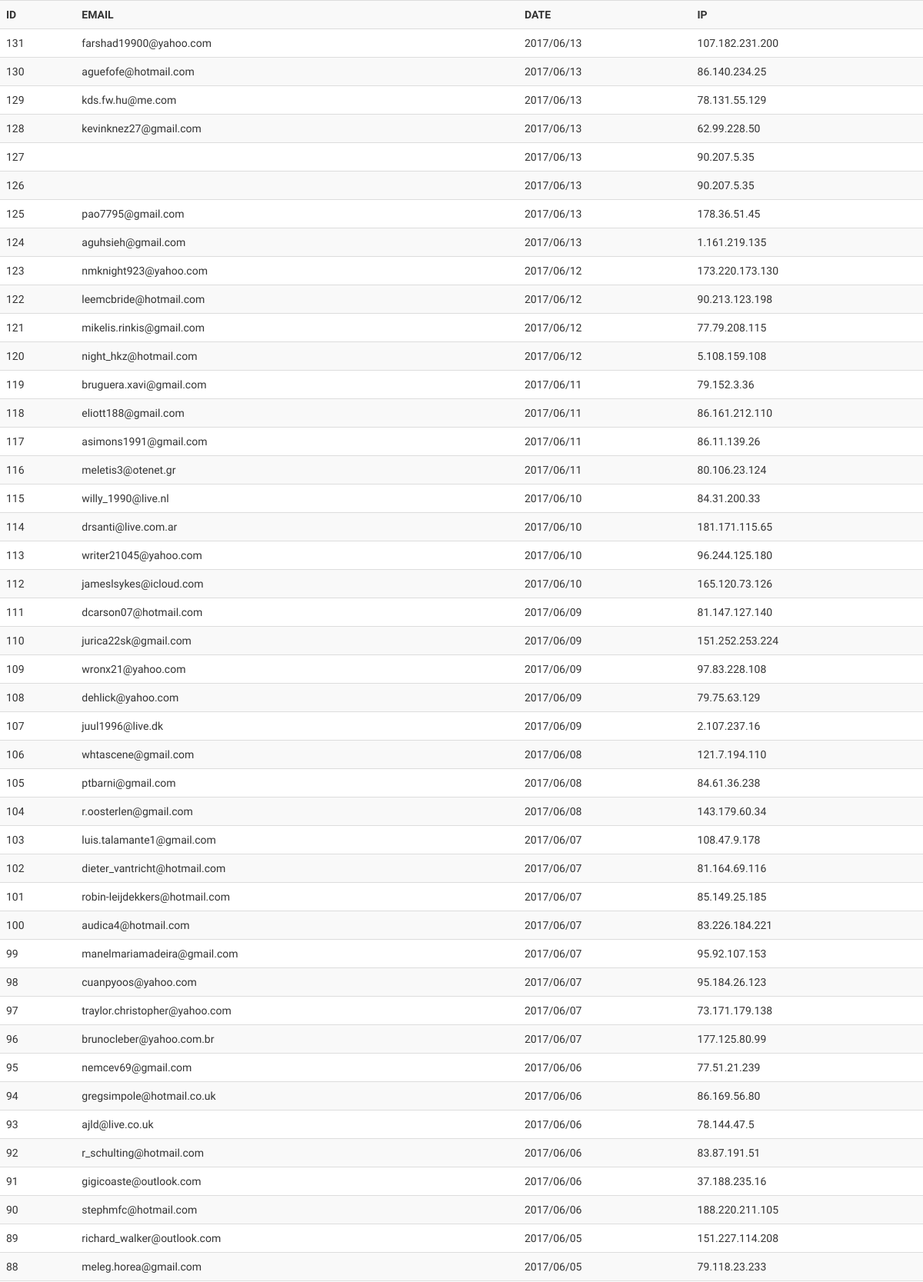
The app's page /admin/index.php (upper part) with its own data.
### tables this page shows
CREATE TABLE IF NOT EXISTS `captures` (
  `id` int(11) NOT NULL AUTO_INCREMENT,
  `email` varchar(255) NOT NULL,
  `date` varchar(255) NOT NULL,
  `ip` varchar(255) NOT NULL,
  PRIMARY KEY (`id`)
);

### admin/index.php (the view, shortened to what this page needs)
<?php
    include '../db.php';
 ?>
<!DOCTYPE html>
<html lang="en">
<head>
    <link href="../css/bootstrap.min.css" rel="stylesheet">
    <link href="../css/full-slider.css" rel="stylesheet">
</head>
<body>
    <table class="table table-striped">
        <tr>
            <th>ID</th>
            <th>EMAIL</th>
            <th>DATE</th>
            <th>IP</th>
        </tr>
        <?php
            $q = "SELECT * FROM captures ORDER BY id DESC";
            $r = mysqli_query($con, $q);
            while($arr = mysqli_fetch_assoc($r)){
        ?>
            <tr>
                <td><?=$arr['id'];?></td>
                <td><?=$arr['email'];?></td>
                <td><?=$arr['date'];?></td>
                <td><?=$arr['ip'];?></td>
            </tr>
        <?php
            }
         ?>
    </table>
</body>
</html>

### css/full-slider.css (style rules this page uses)
html, body { height: 100%; font-family: 'Fjalla One', sans-serif; }

### records on screen
captures: id "131", email "farshad19900@yahoo.com", date "2017/06/13", ip "107.182.231.200"
captures: id "130", email "aguefofe@hotmail.com", date "2017/06/13", ip "86.140.234.25"
captures: id "129", email "kds.fw.hu@me.com", date "2017/06/13", ip "78.131.55.129"
captures: id "128", email "kevinknez27@gmail.com", date "2017/06/13", ip "62.99.228.50"
captures: id "127", date "2017/06/13", ip "90.207.5.35"
captures: id "126", date "2017/06/13", ip "90.207.5.35"
captures: id "125", email "pao7795@gmail.com", date "2017/06/13", ip "178.36.51.45"
captures: id "124", email "aguhsieh@gmail.com", date "2017/06/13", ip "1.161.219.135"
captures: id "123", email "nmknight923@yahoo.com", date "2017/06/12", ip "173.220.173.130"
captures: id "122", email "leemcbride@hotmail.com", date "2017/06/12", ip "90.213.123.198"
captures: id "121", email "mikelis.rinkis@gmail.com", date "2017/06/12", ip "77.79.208.115"
captures: id "120", email "night_hkz@hotmail.com", date "2017/06/12", ip "5.108.159.108"
captures: id "119", email "bruguera.xavi@gmail.com", date "2017/06/11", ip "79.152.3.36"
captures: id "118", email "eliott188@gmail.com", date "2017/06/11", ip "86.161.212.110"
captures: id "117", email "asimons1991@gmail.com", date "2017/06/11", ip "86.11.139.26"
captures: id "116", email "meletis3@otenet.gr", date "2017/06/11", ip "80.106.23.124"
captures: id "115", email "willy_1990@live.nl", date "2017/06/10", ip "84.31.200.33"
captures: id "114", email "drsanti@live.com.ar", date "2017/06/10", ip "181.171.115.65"
captures: id "113", email "writer21045@yahoo.com", date "2017/06/10", ip "96.244.125.180"
captures: id "112", email "jameslsykes@icloud.com", date "2017/06/10", ip "165.120.73.126"
captures: id "111", email "dcarson07@hotmail.com", date "2017/06/09", ip "81.147.127.140"
captures: id "110", email "jurica22sk@gmail.com", date "2017/06/09", ip "151.252.253.224"
captures: id "109", email "wronx21@yahoo.com", date "2017/06/09", ip "97.83.228.108"
captures: id "108", email "dehlick@yahoo.com", date "2017/06/09", ip "79.75.63.129"
captures: id "107", email "juul1996@live.dk", date "2017/06/09", ip "2.107.237.16"
captures: id "106", email "whtascene@gmail.com", date "2017/06/08", ip "121.7.194.110"
captures: id "105", email "ptbarni@gmail.com", date "2017/06/08", ip "84.61.36.238"
captures: id "104", email "r.oosterlen@gmail.com", date "2017/06/08", ip "143.179.60.34"
captures: id "103", email "luis.talamante1@gmail.com", date "2017/06/07", ip "108.47.9.178"
captures: id "102", email "dieter_vantricht@hotmail.com", date "2017/06/07", ip "81.164.69.116"
captures: id "101", email "robin-leijdekkers@hotmail.com", date "2017/06/07", ip "85.149.25.185"
captures: id "100", email "audica4@hotmail.com", date "2017/06/07", ip "83.226.184.221"
captures: id "99", email "manelmariamadeira@gmail.com", date "2017/06/07", ip "95.92.107.153"
captures: id "98", email "cuanpyoos@yahoo.com", date "2017/06/07", ip "95.184.26.123"
captures: id "97", email "traylor.christopher@yahoo.com", date "2017/06/07", ip "73.171.179.138"
captures: id "96", email "brunocleber@yahoo.com.br", date "2017/06/07", ip "177.125.80.99"
captures: id "95", email "nemcev69@gmail.com", date "2017/06/06", ip "77.51.21.239"
captures: id "94", email "gregsimpole@hotmail.co.uk", date "2017/06/06", ip "86.169.56.80"
captures: id "93", email "ajld@live.co.uk", date "2017/06/06", ip "78.144.47.5"
captures: id "92", email "r_schulting@hotmail.com", date "2017/06/06", ip "83.87.191.51"
captures: id "91", email "gigicoaste@outlook.com", date "2017/06/06", ip "37.188.235.16"
captures: id "90", email "stephmfc@hotmail.com", date "2017/06/06", ip "188.220.211.105"
captures: id "89", email "richard_walker@outlook.com", date "2017/06/05", ip "151.227.114.208"
captures: id "88", email "meleg.horea@gmail.com", date "2017/06/05", ip "79.118.23.233"
